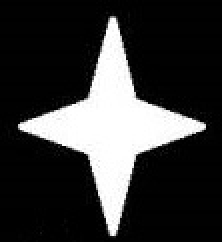
#> input picture Morph_Contours/1.jpg, 111 x 121 px, found by its file name (shown 2 times larger)
$ python Erosion.py
#> lines starting #> are read from the running program, lines starting #| are printed output that depends on the picture; after the words box and inside, x2 and y2 are one past the last pixel; in counts of white or black regions, pixels touching at a corner belong together
import cv2
import numpy as np
from matplotlib import pyplot as plt

res=cv2.imread('1.jpg',0)
#> res is the input picture: shape (121, 111); min 0, max 255, mean 54.8
a,th=cv2.threshold(res,180,255,cv2.THRESH_BINARY)
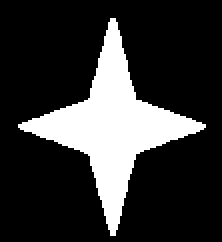
#> th: shape (121, 111) (shown 2 times larger); 20.8% white; 1 white region, box (x1, y1, x2, y2) and area: (9, 9, 103, 118) 2788
kernel = np.ones((2,2),np.uint8)
erosion = cv2.erode(th,kernel,iterations = 1)
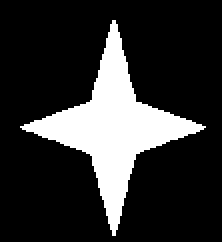
#> erosion: shape (121, 111) (shown 2 times larger); 19.3% white; 1 white region, box (x1, y1, x2, y2) and area: (10, 10, 103, 118) 2586
opening = cv2.morphologyEx(erosion, cv2.MORPH_OPEN, kernel)
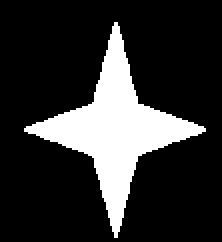
#> opening: shape (121, 111) (shown 2 times larger); 19.2% white; 1 white region, box (x1, y1, x2, y2) and area: (12, 11, 103, 119) 2584
opening1 = cv2.morphologyEx(opening, cv2.MORPH_OPEN, kernel)
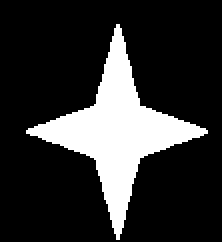
#> opening1: shape (121, 111) (shown 2 times larger); 19.2% white; 1 white region, box (x1, y1, x2, y2) and area: (13, 12, 104, 120) 2584

plt.subplot(221), plt.imshow(res, 'gray')
plt.subplot(222), plt.imshow(th,'gray')
plt.subplot(223), plt.imshow(opening1, 'gray')

plt.show()
